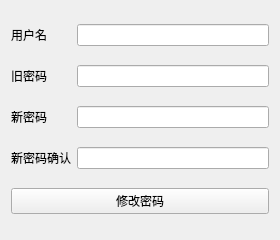
<?xml version="1.0" encoding="UTF-8"?>
<ui version="4.0">
 <class>FormChangePassword</class>
 <widget class="QWidget" name="FormChangePassword">
  <property name="geometry">
   <rect>
    <x>0</x>
    <y>0</y>
    <width>280</width>
    <height>240</height>
   </rect>
  </property>
  <property name="windowTitle">
   <string>Form</string>
  </property>
  <layout class="QGridLayout" name="gridLayout">
   <item row="0" column="0">
    <widget class="QLabel" name="label">
     <property name="text">
      <string>用户名</string>
     </property>
    </widget>
   </item>
   <item row="0" column="1">
    <widget class="QLineEdit" name="lineEditUser"/>
   </item>
   <item row="1" column="0">
    <widget class="QLabel" name="label_2">
     <property name="text">
      <string>旧密码</string>
     </property>
    </widget>
   </item>
   <item row="1" column="1">
    <widget class="QLineEdit" name="lineEditOldPassword"/>
   </item>
   <item row="2" column="0">
    <widget class="QLabel" name="label_3">
     <property name="text">
      <string>新密码</string>
     </property>
    </widget>
   </item>
   <item row="2" column="1">
    <widget class="QLineEdit" name="lineEditNewPassword"/>
   </item>
   <item row="3" column="0">
    <widget class="QLabel" name="label_4">
     <property name="text">
      <string>新密码确认</string>
     </property>
    </widget>
   </item>
   <item row="3" column="1">
    <widget class="QLineEdit" name="lineEditNewPassword2"/>
   </item>
   <item row="4" column="0" colspan="2">
    <widget class="QPushButton" name="pushButtonChange">
     <property name="text">
      <string>修改密码</string>
     </property>
    </widget>
   </item>
  </layout>
 </widget>
 <resources/>
 <connections/>
</ui>
